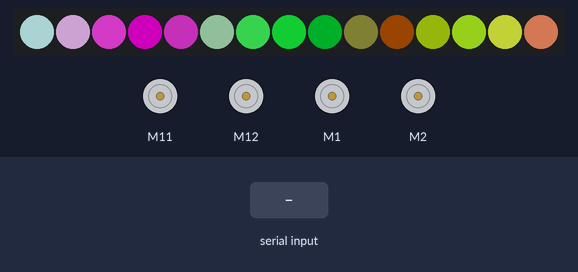
A sketch run on a simulated Arduino Uno, built with avr-gcc and run on an emulated ATmega328P. On the bench: 4 × DC motor (green arrow = forward, orange = backward, longer = faster), 15 RGB LEDs in strip order, left to right. The inputs (shaded band) are chosen by the test bench. Dim RGB values are drawn brighter than linear; random numbers use the default seed unless the sketch sets one.

Above: at 1.2 s.
1.3 s: "F" received over the second serial link
At 1.47 s:
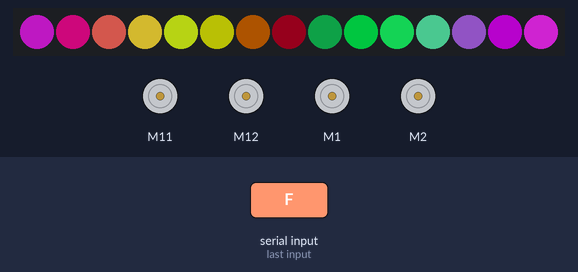
3.7 s: "B" received over the second serial link
At 3.85 s:
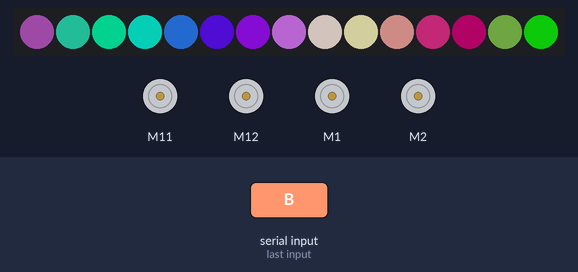
6.1 s: "R" received over the second serial link
At 6.25 s:
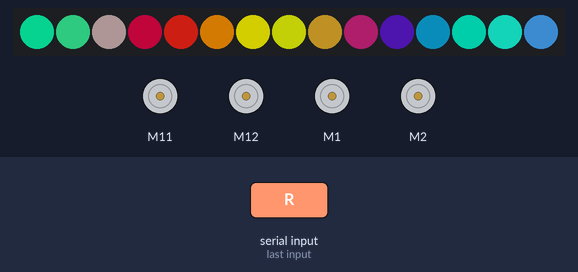
8.5 s: "L" received over the second serial link
At 8.65 s:
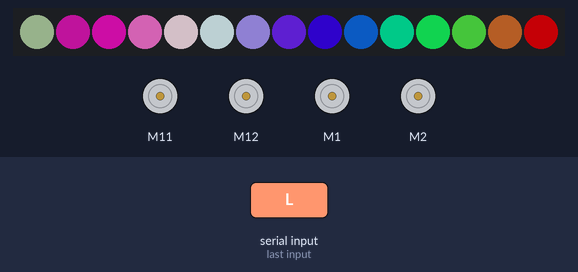
10.9 s: "O" received over the second serial link
At 11.06 s:
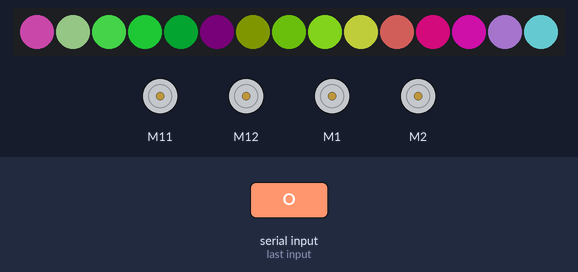
13.3 s: "C" received over the second serial link
At 13.45 s:
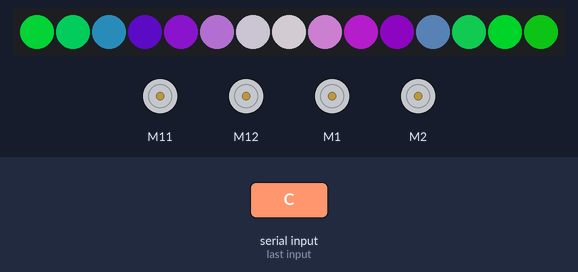
Timing chart, 0 to 16.3 s (numbered marks = the images above; inputs shaded):
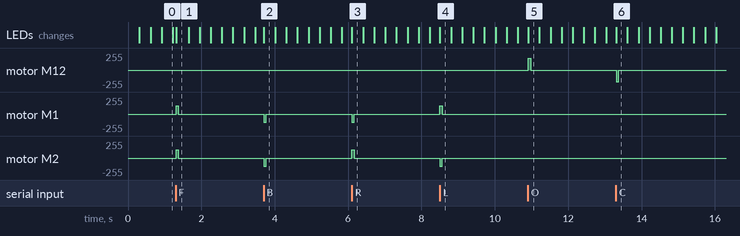

Measured:
- after the input at 1.3 s, motor M1, motor M2: stopped → forward 125/255 at once, → stopped 0.07 s later
- after the input at 3.7 s, motor M1, motor M2: stopped → backward 125/255 at once, → stopped 0.07 s later
- after the input at 6.1 s, motor M1: stopped → backward 125/255 at once, → stopped 0.07 s later; motor M2: stopped → forward 125/255 at once, → stopped 0.07 s later
- after the input at 8.5 s, motor M1: stopped → forward 125/255 at once, → stopped 0.07 s later; motor M2: stopped → backward 125/255 at once, → stopped 0.07 s later
- after the input at 10.9 s, motor M12: stopped → forward 175/255 at once, → stopped 0.07 s later
- after the input at 13.3 s, motor M12: stopped → backward 175/255 at once, → stopped 0.07 s later

The sketch:

makeblock_ultimate.ino
```cpp
// (licence header left out)
#include <Makeblock.h>
#include <Arduino.h>
#include <SoftwareSerial.h>
#include <Wire.h>

#define DELAY 40 // needed to smooth movements of motors

/*
Blue module can only be connected to port 3, 4, 5, 6 of base shield.
*/
MeBluetooth bluetooth(PORT_5);
MeDCMotor motorGripper(PORT_2);
MeDCMotor motorArm(PORT_1);
MeDCMotor motorLeft(M1);
MeDCMotor motorRight(M2);
MeRGBLed led(PORT_6);

uint8_t motorSpeed = 125;
uint8_t gripSpeed = 175;
uint8_t armSpeed = 125;
int ledCount = 15;
float j,f,k;

void setup()
{
    Serial.begin(115200);
    bluetooth.begin(115200);
    led.setNumber(ledCount);
}

void loop()
{
    char inDat;
    char outDat;
    if(bluetooth.available())
    {
        inDat = bluetooth.read();
        switch( inDat ) {
          case 'F':
            motorLeft.run(motorSpeed); // value: between -255 and 255.
            motorRight.run(motorSpeed); // value: between -255 and 255.
            delay(DELAY);
            break;

          case 'B':
            motorLeft.run(-motorSpeed); // value: between -255 and 255.
            motorRight.run(-motorSpeed); // value: between -255 and 255.
            delay(DELAY);
            break;

          case 'R':
            motorLeft.run(-motorSpeed); // value: between -255 and 255.
            motorRight.run(motorSpeed); // value: between -255 and 255.
            delay(DELAY);
            break;

          case 'L':
            motorLeft.run(motorSpeed); // value: between -255 and 255.
            motorRight.run(-motorSpeed); // value: between -255 and 255.
            delay(DELAY);
            break;

          case 'S':
            motorLeft.stop();
            motorRight.stop();
            delay(DELAY);
            break;

          case 'O':
            motorGripper.run(gripSpeed);
            delay(DELAY);
            break;

          case 'C':
            motorGripper.run(-gripSpeed);
            delay(DELAY);
            break;

          case 'U':
            motorArm.run(armSpeed);
            delay(DELAY);
            break;

          case 'D':
            motorArm.run(-armSpeed);
            delay(DELAY);
            break;

          default:
            char undef[3] = {'U', 'N', 'D' };
            for( int i = 0; i <=3; i++ )
            {
              bluetooth.write(undef[i]);
            }
            break;
        }
    }
    else
    {
      motorArm.stop();
      motorGripper.stop();
      motorLeft.stop();
      motorRight.stop();
    }

    color_loop();

}

void color_loop()
{
  for (uint8_t t = 0; t < ledCount; t++)
  {
    uint8_t red =   64*(1+sin(t/2.0 + j/4.0       ));
    uint8_t green = 64*(1+sin(t/1.0 + f/9.0  + 2.1));
    uint8_t blue =  64*(1+sin(t/3.0 + k/14.0 + 4.2));
    led.setColorAt(t, red,green,blue);
  }
  led.show();
  j+=random(1,6)/6.0;
  f+=random(1,6)/6.0;
  k+=random(1,6)/6.0;
}
```
